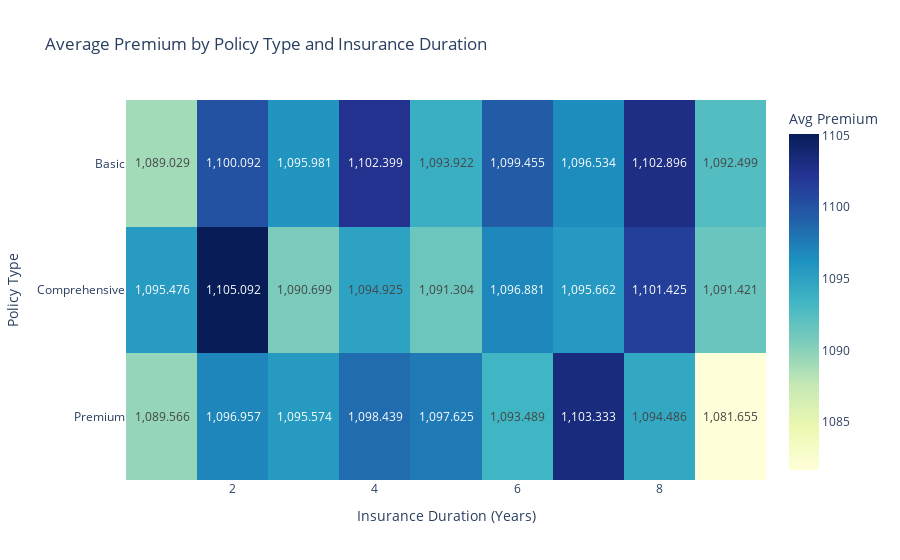

This figure's notebook cell:
### Code cell
pivot_table = df_cleaned.pivot_table(index='Policy Type',
                                     columns='Insurance Duration',
                                     values='Premium Amount',
                                     aggfunc='mean')

# Plot using Plotly
fig = px.imshow(pivot_table,
                text_auto=True,
                color_continuous_scale='YlGnBu',
                labels=dict(color='Avg Premium'),
                title='Average Premium by Policy Type and Insurance Duration')

fig.update_layout(xaxis_title='Insurance Duration (Years)',
                  yaxis_title='Policy Type',
                  template='plotly_white')

fig.show()

### Figure 1 — Plotly figure (JSON) as saved in the notebook; plotly's stock layout.template omitted (floating-point values rounded to 4 significant figures)
{"data": [{"coloraxis": "coloraxis", "hovertemplate": "Insurance Duration: %{x}<br>Policy Type: %{y}<br>Avg Premium: %{z}<extra></extra>", "name": "0", "texttemplate": "%{z}", "type": "heatmap", "x": [1.0, 2.0, 3.0, 4.0, 5.0, 6.0, 7.0, 8.0, 9.0], "xaxis": "x", "y": ["Basic", "Comprehensive", "Premium"], "yaxis": "y", "z": [[1089.0, 1100.0, 1096.0, 1102.0, 1094.0, 1099.0, 1097.0, 1103.0, 1092.0], [1095.0, 1105.0, 1091.0, 1095.0, 1091.0, 1097.0, 1096.0, 1101.0, 1091.0], [1090.0, 1097.0, 1096.0, 1098.0, 1098.0, 1093.0, 1103.0, 1094.0, 1082.0]]}], "layout": {"coloraxis": {"colorbar": {"title": {"text": "Avg Premium"}}, "colorscale": [[0, "rgb(255,255,217)"], [0.125, "rgb(237,248,177)"], [0.25, "rgb(199,233,180)"], [0.375, "rgb(127,205,187)"], [0.5, "rgb(65,182,196)"], [0.625, "rgb(29,145,192)"], [0.75, "rgb(34,94,168)"], [0.875, "rgb(37,52,148)"], [1, "rgb(8,29,88)"]]}, "title": {"text": "Average Premium by Policy Type and Insurance Duration"}, "xaxis": {"anchor": "y", "constrain": "domain", "domain": [0, 1], "scaleanchor": "y", "title": {"text": "Insurance Duration (Years)"}}, "yaxis": {"anchor": "x", "autorange": "reversed", "constrain": "domain", "domain": [0, 1], "title": {"text": "Policy Type"}}}}
